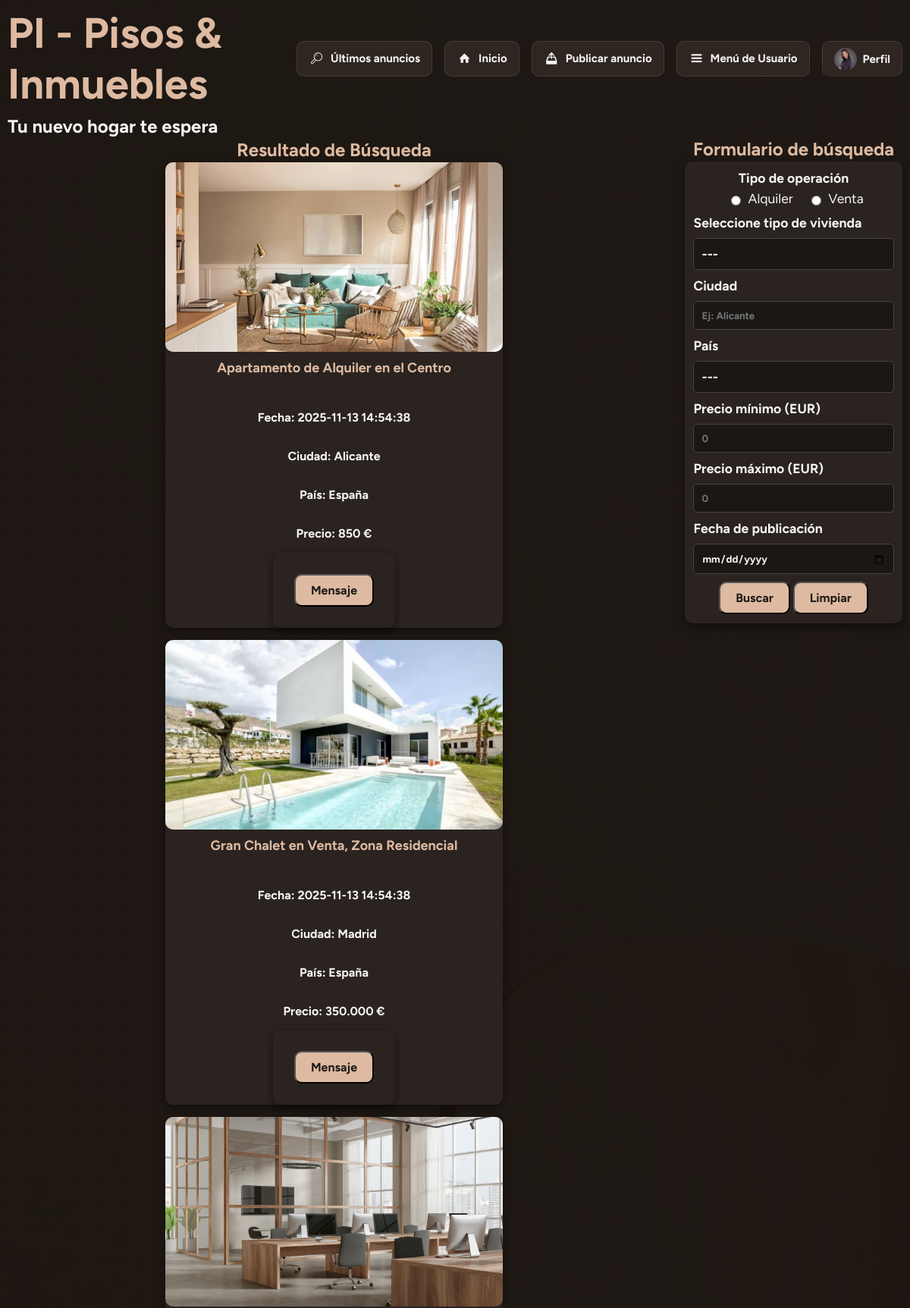
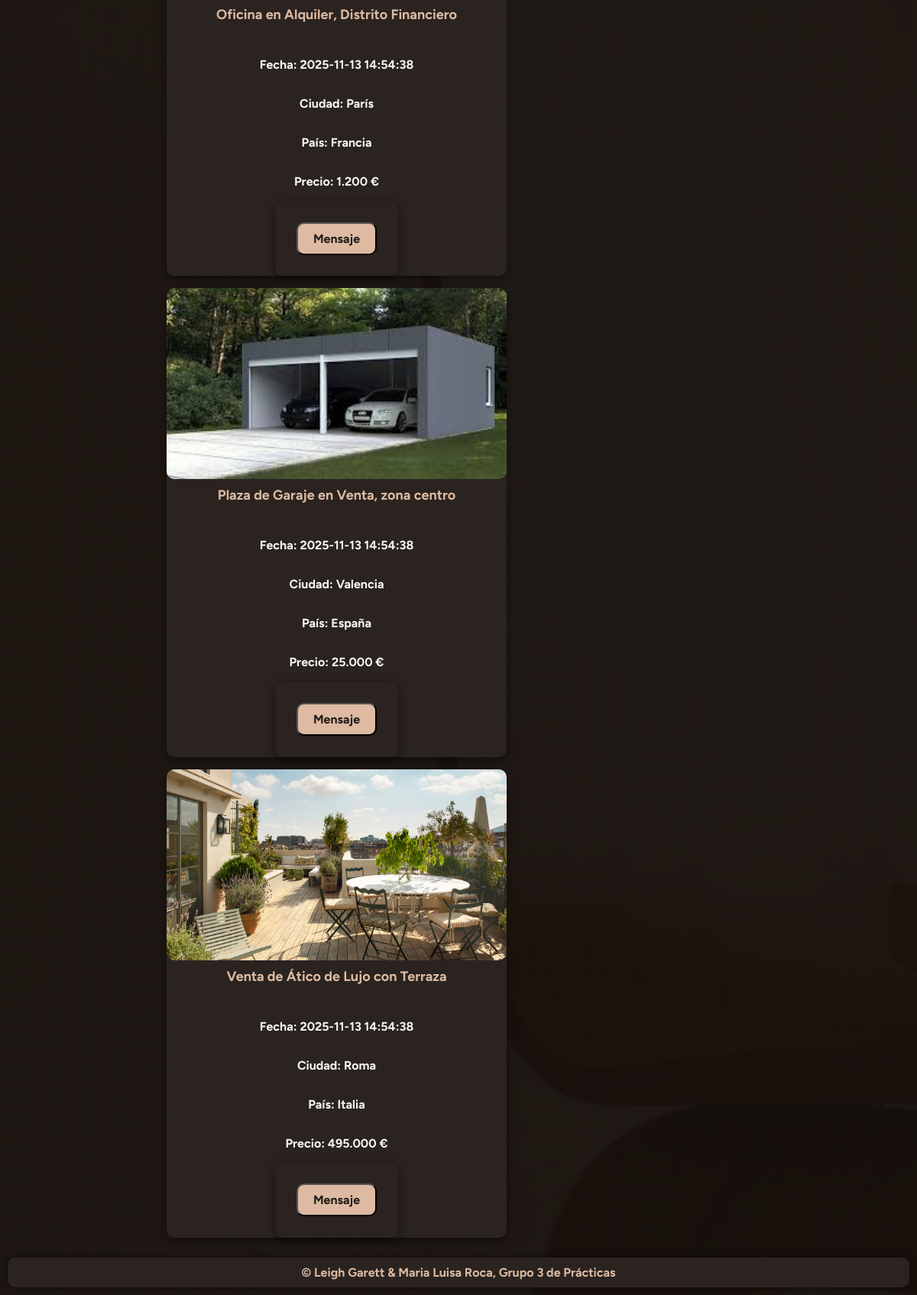
/php/resultado.php (signed in), run on the app's committed database (2 pictures, top to bottom).
### tables this page shows
CREATE TABLE `anuncios` (
  `IdAnuncio` int(10) UNSIGNED NOT NULL,
  `TAnuncio` tinyint(3) UNSIGNED NOT NULL,
  `TVivienda` tinyint(3) UNSIGNED NOT NULL,
  `FPrincipal` varchar(255) DEFAULT NULL,
  `Alternativo` varchar(255) DEFAULT NULL,
  `Titulo` varchar(255) NOT NULL,
  `Precio` decimal(10,2) NOT NULL,
  `Texto` text DEFAULT NULL,
  `Ciudad` varchar(255) DEFAULT NULL,
  `Pais` int(10) UNSIGNED NOT NULL,
  `Superficie` decimal(10,2) DEFAULT NULL,
  `NHabitaciones` tinyint(4) DEFAULT NULL,
  `NBanyos` tinyint(4) DEFAULT NULL,
  `Planta` int(11) DEFAULT NULL,
  `Anyo` int(11) DEFAULT NULL,
  `FRegistro` datetime DEFAULT current_timestamp(),
  `Usuario` int(10) UNSIGNED NOT NULL
);

CREATE TABLE `paises` (
  `IdPais` int(10) UNSIGNED NOT NULL,
  `NomPais` varchar(255) NOT NULL
);

CREATE TABLE `tiposanuncios` (
  `IdTAnuncio` tinyint(3) UNSIGNED NOT NULL,
  `NomTAnuncio` varchar(255) NOT NULL
);

### php/resultado.php (the view, shortened to what this page needs)
<?php
function obtener_opciones_bd($tabla, $id_columna, $nombre_columna) {
    $opciones = [];
    $mysqli = conectarBD();
    $query = "SELECT $id_columna, $nombre_columna FROM $tabla ORDER BY $nombre_columna";
    if ($resultado = $mysqli->query($query)) {
        while ($fila = $resultado->fetch_assoc()) {
            $opciones[] = [
                'id' => $fila[$id_columna],
                'nombre' => $fila[$nombre_columna]
            ];
        }
    } else {
        error_log("Error al consultar la tabla $tabla: " . $mysqli->error);
    }
    return $opciones;
}
$tipos_anuncios = obtener_opciones_bd("tiposanuncios", "IdTAnuncio", "NomTAnuncio");
$tipo_anuncio = isset($_GET["tipo_anuncio"]) ? trim($_GET["tipo_anuncio"]) : "";
$ciudad = isset($_GET["ciudad"]) ? trim($_GET["ciudad"]) : "";
$precio_min = isset($_GET["precio_min"]) ? trim($_GET["precio_min"]) : "";
$precio_max = isset($_GET["precio_max"]) ? trim($_GET["precio_max"]) : "";
$fecha_publicacion = isset($_GET["fecha_publicacion"]) ? trim($_GET["fecha_publicacion"]) : "";
$resultados = array();
$mysqli = conectarBD();
if ($mysqli) {
    $sql_base = "SELECT
                    A.IdAnuncio, A.Titulo, A.FRegistro, A.Ciudad, A.Precio, A.FPrincipal,
                    P.NomPais
                 FROM anuncios AS A
                 LEFT JOIN paises AS P ON A.Pais = P.IdPais
                 LEFT JOIN tiposanuncios AS TA ON A.TAnuncio = TA.IdTAnuncio
                 LEFT JOIN tiposviviendas AS TV ON A.TVivienda = TV.IdTVivienda
                 ";
    $sql_final = $sql_base;
    $sql_final .= " ORDER BY A.FRegistro DESC";
    $stmt = mysqli_prepare($mysqli, $sql_final);
    if ($stmt) {
        mysqli_stmt_execute($stmt);
        $resultado_query = mysqli_stmt_get_result($stmt);
        while ($fila = mysqli_fetch_assoc($resultado_query)) {
            $resultados[] = $fila;
        }
    } else {
        $mensaje_error = "Error al preparar la consulta SQL.";
    }
} else {
    $mensaje_error = "Error de conexión a la base de datos.";
}
include "paginas_Estilo.php";
include "header.php";
?>
<main class="resultados">
    <section id="listado">
        <h2>Resultado de Búsqueda</h2>
        <?php
        foreach ($resultados as $r) {
            echo "<article>\n";
            echo "<a href='detalle_anuncio.php?id=" . urlencode($r["IdAnuncio"]) . "'>\n";
            echo "<img src='../img/" . htmlspecialchars($r["FPrincipal"]) . "' alt='Foto del anuncio'>\n";
            echo "</a>\n";
            echo "<h3><a href='detalle_anuncio.php?id=" . urlencode($r["IdAnuncio"]) . "'>"
                 . htmlspecialchars($r["Titulo"]) . "</a></h3>\n";
            echo "<p>Fecha: " . htmlspecialchars($r["FRegistro"]) . "</p>\n";
            echo "<p>Ciudad: " . htmlspecialchars($r["Ciudad"]) . "</p>\n";
            echo "<p>País: " . htmlspecialchars($r["NomPais"]) . "</p>\n";
            echo "<p>Precio: " . number_format($r["Precio"], 0, ',', '.') . " €</p>\n";
            echo "<form action='mensaje.php' method='get'>\n";
            echo "<button type='submit'>Mensaje</button>\n";
            echo "</form>\n";
            echo "</article>\n";
        }
        ?>
    </section>
    <section id="filtros">
        <h2 id="buscar-heading">Formulario de búsqueda</h2>
        <form method="get" action="resultado.php" aria-labelledby="buscar-heading">
            <fieldset>
                <legend>Tipo de operación</legend>
                <?php foreach ($tipos_anuncios as $tipo): ?>
                    <input type="radio" id="tipo_<?php echo strtolower($tipo['nombre']); ?>"
                           name="tipo_anuncio" value="<?php echo htmlspecialchars($tipo['nombre']); ?>"
                        <?php if ($tipo_anuncio == $tipo['nombre']) echo "checked"; ?>>
                    <label for="tipo_<?php echo strtolower($tipo['nombre']); ?>"><?php echo htmlspecialchars($tipo['nombre']); ?></label>
                <?php endforeach; ?>
            </fieldset>
            <label for="tipo_vivienda_select">Seleccione tipo de vivienda</label>
            <select id="tipo_vivienda_select" name="tipo_vivienda">
                <option value="">---</option>
            </select>
            <label for="ciudad">Ciudad</label>
            <input type="text" id="ciudad" name="ciudad" placeholder="Ej: Alicante"
                   value="<?php echo htmlspecialchars($ciudad); ?>">
            <label for="pais_select">País</label>
            <select id="pais_select" name="pais">
                <option value="">---</option>
            </select>
            <label for="precio_min">Precio mínimo (EUR)</label>
            <input type="number" id="precio_min" name="precio_min" min="0" step="0.01" placeholder="0"
                   value="<?php echo htmlspecialchars($precio_min); ?>">
            <label for="precio_max">Precio máximo (EUR)</label>
            <input type="number" id="precio_max" name="precio_max" min="0" step="0.01" placeholder="0"
                   value="<?php echo htmlspecialchars($precio_max); ?>">
            <label for="fecha_publicacion">Fecha de publicación</label>
            <input type="date" id="fecha_publicacion" name="fecha_publicacion"
                   value="<?php echo htmlspecialchars($fecha_publicacion); ?>">
            <button type="submit">Buscar</button>
            <button type="reset">Limpiar</button>
        </form>
    </section>
</main>
<?php
include "footer.php";
?>

### php/paginas_Estilo.php (shortened to what this page needs)
<?php
$estilo_usuario = $_COOKIE['estilo'] ?? 'estilo.css';
?>
<!DOCTYPE html>
<html lang="es">
<head>
    <link rel="stylesheet" href="../css/<?php echo htmlspecialchars($estilo_usuario); ?>">
    <link rel="stylesheet" type="text/css" href="../css/impreso.css" media="print" />
    <link rel="stylesheet" href="../css/fontello.css">
    <?php
    $estilos_disponibles = [
        'estilo.css' => 'Estilo por defecto',
        'contraste.css' => 'Estilo de alto contraste',
        'noche.css' => 'Estilo modo noche',
        'letra_y_contraste.css' => 'Alto contraste y letra grande',
        'letra_grande.css' => 'Aumentar Letra'
    ];
    foreach ($estilos_disponibles as $archivo => $titulo) {
        if ($archivo !== $estilo_usuario) {
            echo '<link rel="alternate stylesheet" type="text/css" href="../css/' . htmlspecialchars($archivo) . '" title="' . htmlspecialchars($titulo) . '" />' . "\n    ";
        }
    }
    ?>
</head>
<body>

### php/header.php
<header>
    <h1>PI - Pisos & Inmuebles</h1>
    <p id="eslogan">Tu nuevo hogar te espera</p>
    <nav>
        <a href="ultimos_anuncios.php"><i class="icon-search"></i>Últimos anuncios</a>
        <?php
        if (isset($_SESSION['usuario_id'])) {
        ?>
            <a href="inicio_registrado.php"><i class="icon-home"></i>Inicio</a>
            <a href="../publicar.html"><i class="icon-upload"></i>Publicar anuncio</a>
            <a href="MenuRegistradoUsu.php"><i class="icon-menu"></i>Menú de Usuario</a>
            <a href="mis_datos.php"><img src="../img/perfil.jpg" alt="Foto de Perfil">Perfil</a>
        <?php
        } else {
        ?>
            <a href="index.php"><i class="icon-home"></i>Inicio</a>
            <a href="registro.php">Registro</a>
            <a href="login.php"><i class="icon-login"></i>Iniciar Sesión</a>
        <?php
        }
        ?>
    </nav>
</header>

### php/footer.php
<footer>
    <p>© Leigh Garett & Maria Luisa Roca, Grupo 3 de Prácticas</p>
</footer>

### css/noche.css (style rules this page uses)
:root { --color_principal: #1f1a17; --color_sec: #a68a67; --color_destacado: #ddbaa1; --blanco: #f5f5f5; }
body { background: linear-gradient(rgba(20, 15, 12, 0.95), rgba(20, 15, 12, 0.95)), url(../img/fondo.jpg) center/cover fixed no-repeat; }
h1 { color: var(--color_destacado); }
h2, h3 { color: var(--color_destacado); }
p { color: var(--blanco); }
#eslogan { color: var(--blanco); }
nav a { background: #2f2622; border: 1px solid rgba(255,255,255,0.1); }
button { background-color: var(--color_destacado); color: var(--color_principal); }
form { background: #2a2320; color: var(--blanco); box-shadow: 0 4px 12px rgba(0,0,0,0.5); }
form input, form select, textarea { border: 1px solid #444; border-radius: 5px; background-color: #1a1715; color: var(--blanco); }
form input[type="radio"] { accent-color: var(--color_destacado); }
article { background: #2a2320; box-shadow: 0 4px 12px rgba(0,0,0,0.4); }
article h2, article h3 { color: var(--color_destacado); }
article p { color: var(--blanco); }
article a { color: var(--color_destacado); }
footer { color: var(--blanco); background: #2a2320; box-shadow: 0 0 10px rgba(0,0,0,0.5); }
footer p { color: var(--color_destacado); }

### css/impreso.css (style rules this page uses)
* { box-sizing: border-box; font-family: "Times New Roman", serif !important; font-size: 12pt !important; font-weight: normal !important; background: none !important; color: #000 !important; text-shadow: none !important; box-shadow: none !important; border-radius: 0 !important; transition: none !important; transform: none !important; }
body { background: #fff !important; width: auto; max-width: none; margin: 0; padding: 0; display: block; min-height: auto; }
main { display: block; flex-grow: 0; }
h1, h2, h3, h4, h5, h6 { font-weight: bold !important; page-break-after: avoid; }
h1 { font-size: 20pt !important; margin: 0 0 10pt 0; }
h2 { font-size: 16pt !important; margin: 15pt 0 10pt 0; text-align: left; }
h3 { font-size: 14pt !important; margin: 10pt 0 5pt 0; padding: 0; }
p { margin: 0 0 10pt 0; line-height: 1.4; orphans: 3; widows: 3; }
a { text-decoration: underline; }
a::after { content: " (" attr(href) ")"; font-size: 10pt; font-weight: normal; word-break: break-all; }
img { display: block; max-width: 100% !important; height: auto; margin: 10pt auto; }
header { text-align: center; border-bottom: 2px solid #000; margin-bottom: 20pt; padding-bottom: 10pt; page-break-after: avoid; }
#eslogan { font-size: 12pt !important; font-style: italic; margin: 5pt 0 0 0; }
form { border: 1px solid #000; padding: 15pt; margin: 20pt 0; page-break-inside: avoid; }
fieldset { border: 1px solid #ccc; padding: 10pt; margin-top: 10pt; }
legend { font-weight: bold !important; padding: 0 5pt; }
label { display: block; margin-bottom: 8pt; }
input, textarea, select { width: 100%; border: 1px solid #000; padding: 4pt; font-size: 12pt !important; }
#listado { display: block; }
article { page-break-inside: avoid; margin-bottom: 20pt; border: 1px solid #ccc; padding: 10pt; }
footer { text-align: center; border-top: 1pt solid #000; padding-top: 10pt; margin-top: 20pt; font-size: 10pt !important; }
footer p { margin: 0; }
footer::after { content: "Documento impreso desde Pisos & Inmuebles."; display: block; margin-top: 5pt; font-style: italic; font-size: 9pt; }

### css/letra_y_contraste.css (style rules this page uses)
body, p, a, button, input, select, textarea, label { font-size: 1.6rem !important; }
nav a { font-size: 2.0rem !important; padding: 20px 0 !important; }
h1 { font-size: clamp(2.5rem, 9vw, 4.0rem) !important; }
h2 { font-size: clamp(2.2rem, 7vw, 3.5rem) !important; border-bottom-width: 4px !important; }
h3 { font-size: clamp(2.0rem, 6vw, 3.0rem) !important; }
article h2, article h3, form h2 { font-size: 2.5rem !important; }
button { font-size: 1.6rem !important; padding: 18px 30px !important; }
footer p { font-size: 1.5rem !important; }

### css/letra_grande.css (style rules this page uses)
body, p, a, button, input, select, textarea, label { font-size: 1.6rem !important; }
nav a { font-size: 2.0rem !important; padding: 20px 0 !important; }
h1 { font-size: clamp(2.5rem, 9vw, 4.0rem) !important; }
h2 { font-size: clamp(2.2rem, 7vw, 3.5rem) !important; border-bottom-width: 4px !important; }
h3 { font-size: clamp(2.0rem, 6vw, 3.0rem) !important; }
article h2, article h3, form h2 { font-size: 2.5rem !important; }
button { font-size: 1.6rem !important; padding: 18px 30px !important; }
footer p { font-size: 1.5rem !important; }

### data on the page
anuncios: FPrincipal (picture), Titulo "Apartamento de Alquiler en el Centro", FRegistro "2025-11-13 14:54:38", Ciudad "Alicante", Pais.NomPais "España", Precio "850"
anuncios: FPrincipal (picture), Titulo "Gran Chalet en Venta, Zona Residencial", FRegistro "2025-11-13 14:54:38", Ciudad "Madrid", Pais.NomPais "España", Precio "350.000"
anuncios: FPrincipal (picture), Titulo "Oficina en Alquiler, Distrito Financiero", FRegistro "2025-11-13 14:54:38", Ciudad "París", Pais.NomPais "Francia", Precio "1.200"
anuncios: FPrincipal (picture), Titulo "Plaza de Garaje en Venta, zona centro", FRegistro "2025-11-13 14:54:38", Ciudad "Valencia", Pais.NomPais "España", Precio "25.000"
anuncios: FPrincipal (picture), Titulo "Venta de Ático de Lujo con Terraza", FRegistro "2025-11-13 14:54:38", Ciudad "Roma", Pais.NomPais "Italia", Precio "495.000"
tiposanuncios: NomTAnuncio "☐ Alquiler", NomTAnuncio "Alquiler"
tiposanuncios: NomTAnuncio "☐ Venta", NomTAnuncio "Venta"
